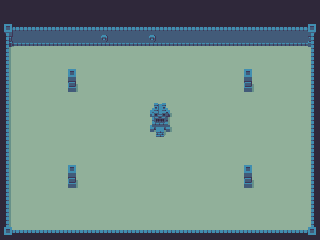

Rendered tile map (Tiled .tmx) drawn with the repository's tilesets; below, a short description and the map source with its tile grids summarised:
An orthogonal 20x15 tile map with 16x16 px tiles, 2 tile layers (floor, blockers).

<map version="1.0" orientation="orthogonal" renderorder="right-down" width="20" height="15" tilewidth="16" tileheight="16" nextobjectid="1">
 <tileset firstgid="1" name="dungeon_sheet" tilewidth="16" tileheight="16" tilecount="240">
  <image source="../Tiles/dungeon_sheet.png" width="384" height="160" />
 </tileset>
 <layer name="floor" width="20" height="15">
  <data>[300 cells, 300 non-empty, 1 distinct tile ids]</data>
 </layer>
 <layer name="blockers" width="20" height="15">
  <data>[300 cells, 116 non-empty, 21 distinct tile ids]</data>
 </layer>
</map>
